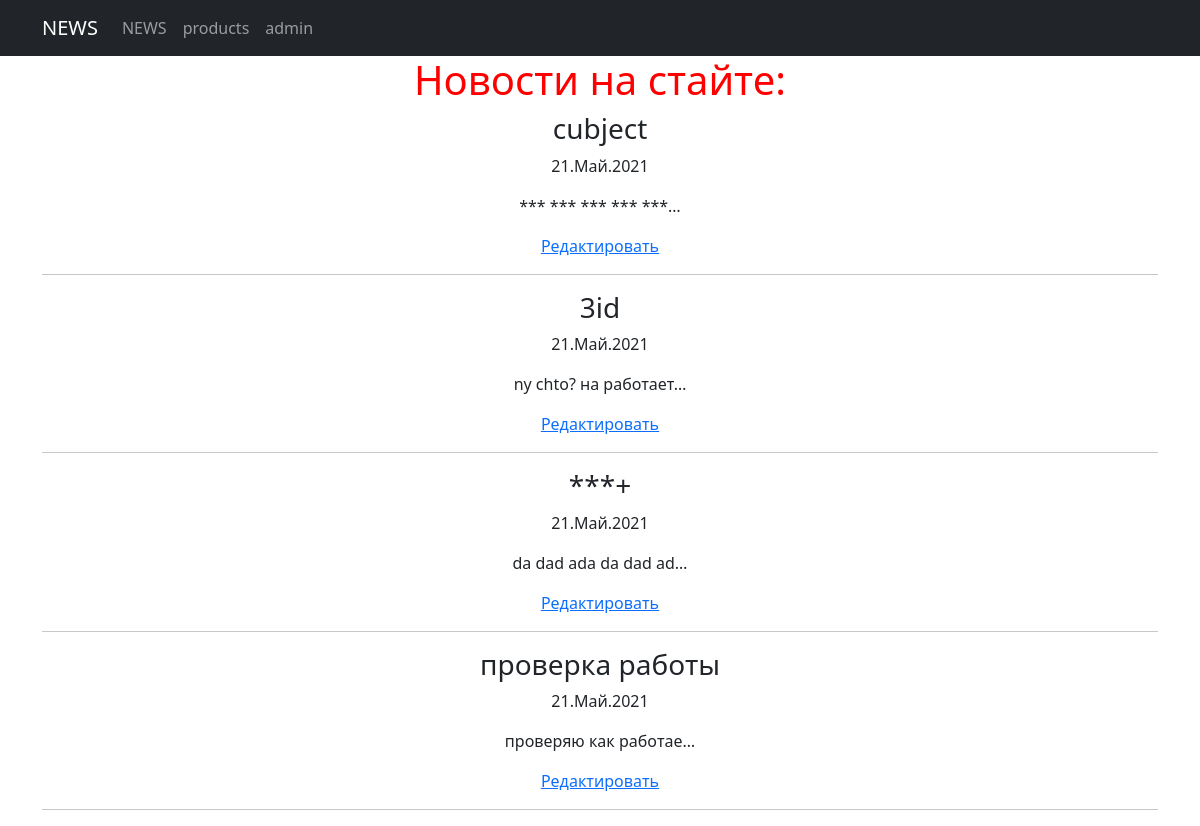
The page /news/ on the database as committed earlier.
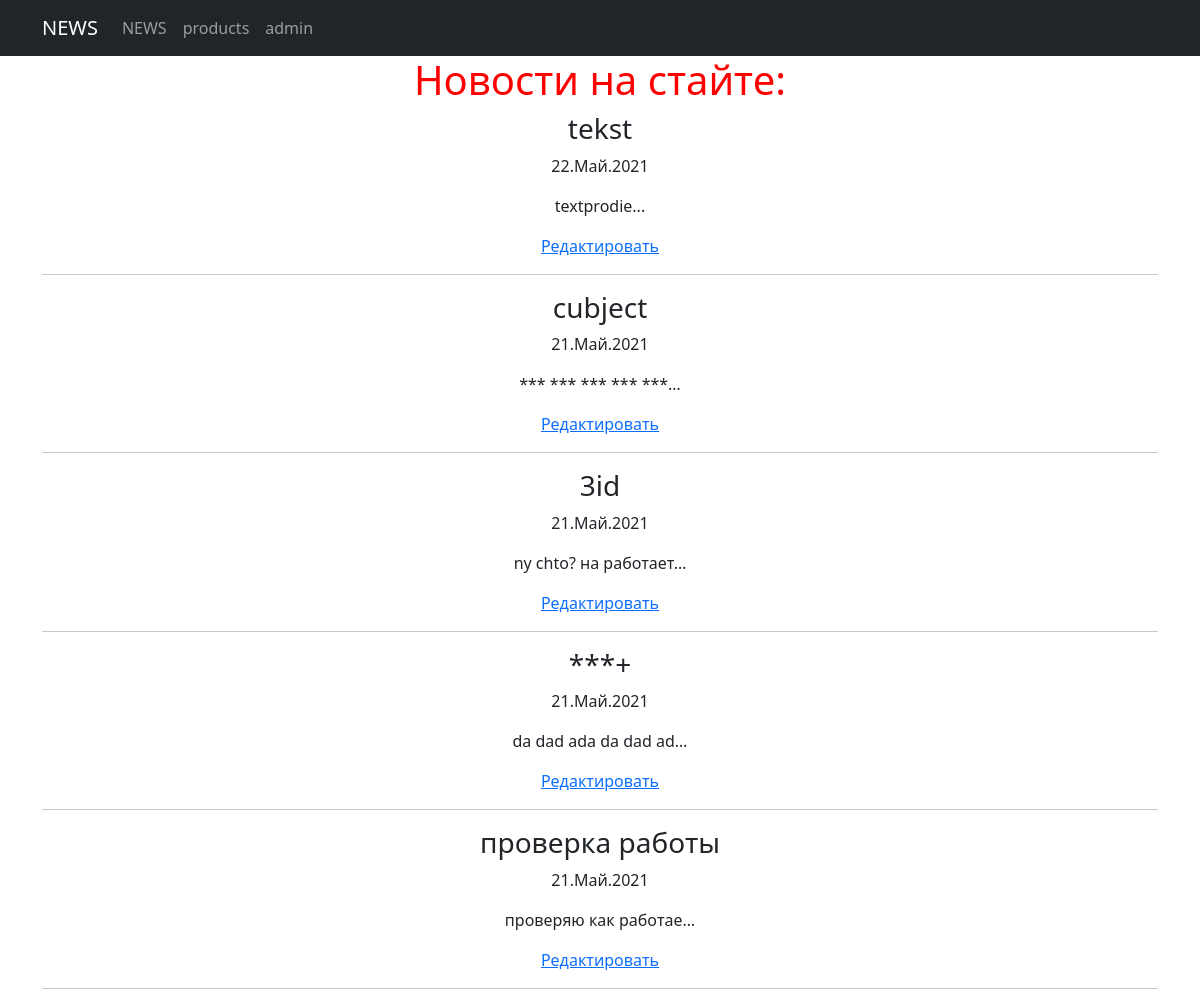
The same page on the database as committed later.
### news/models.py (models this page shows, shortened)
class Post(models.Model):
    PostAuthor = models.ForeignKey(Author, on_delete=models.CASCADE)
    PostNews = 'PN'
    PostArticle = 'PA'
    POSITIONS = [
        (PostArticle, 'Статья'),
        (PostNews, 'Новость'),
    ]
    title = models.CharField(max_length=50)
    positions = models.CharField(max_length=2, choices=POSITIONS, default=PostArticle)
    data = models.DateTimeField(auto_now_add=True)
    postCategory = models.ManyToManyField(Category, through='PostCategory')
    previewName = models.CharField(max_length=128)
    text = models.TextField()
    rating = models.SmallIntegerField(default=0)
    def preview(self):
        return self.text[0:124] + '...'
    class Meta:
        verbose_name = 'Пост'
        verbose_name_plural = 'Посты'

### news/views.py (the view)
# urls.py: path('news/', include('news.urls'))
class news(ListView):
    model = Post
    template_name = 'news.html'
    context_object_name = 'news'
    ordering = '-data'
    paginate_by = 5

### news/templatetags/custom_filters.py (called while the page is built)
@register.filter(name='censor_filter')
def censor_filter(value):
    for i in bad_words:
        value = value.lower()
        value = value.replace(i, '***')
    return value

### templates/news.html (shortened to what this page needs)
<!DOCTYPE html>
<html lang="en">
<head> {% extends 'flatpages/default.html' %} {% load custom_filters %}
{% block content %}
<h1><span style="color: #ff0000;">Новости на стайте:</span></h1>
{% if news %}
    {% for el in news %}
        <h3>{{ el.title|censor_filter }}</h3>
        <p>{{ el.data|date:'d.M.Y' }}</p>
        <p>{{ el.preview|censor_filter|truncatechars:21 }}</p>
        <a href="{% url 'news_edit' news.id %}"><u>Редактировать</u></a>
        <hr>
    {%endfor%}
{% else %}
    <h2>Новостей нет</h2>
{% endif %}
{% endblock content %}

Rows that differ between the two databases and show on the page:
added Post: title|censor_filter "tekst", data "22.Май.2021", preview|censor_filter "textprodie..."
